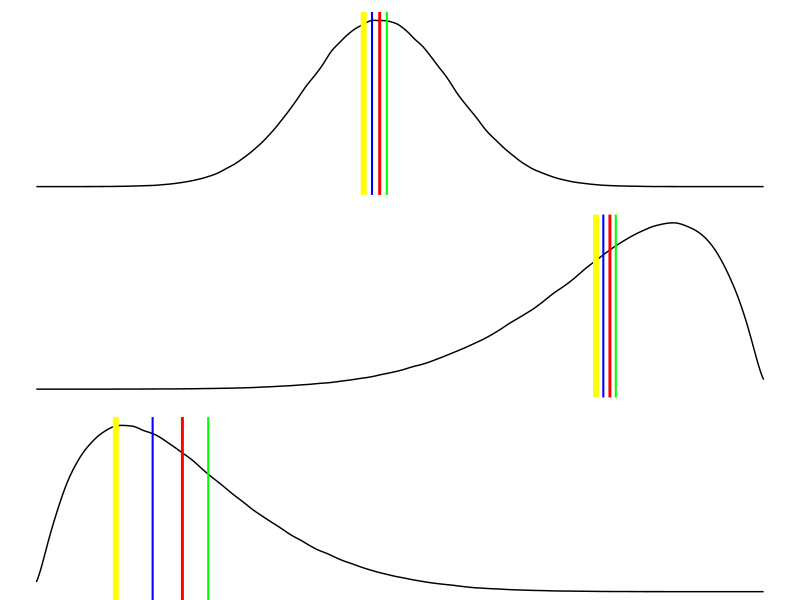

This chart was generated by the following R code:
# パッケージの読み込み
library(ggplot2)
library(dplyr)
library(tidyr)
library(modeest)
library(withr)

# グループごとの平均値を定義
AM_by_group <- . %>% 
  group_by(var) %>% 
  summarize(AM_x = sum(value) / length(value))
GM_by_group <- . %>% 
  group_by(var) %>% 
  summarize(GM_x = exp(sum(log(value)) / length(value)))
HM_by_group <-   . %>% 
  group_by(var) %>% 
  summarize(HM_x = (sum(value^(-1)) / length(value))^(-1))
RMS_by_group <-    . %>% 
  group_by(var) %>% 
  summarize(RMS_x = sqrt(sum(value^2) / length(value)))

# データの作成, グラフの描画
set.seed(2718)
withr::with_preserve_seed(
  data.frame(x1 = rnorm(n = 1000000, mean = 5, sd = 1),
             x2 = rbeta(n = 1000000, shape1 = 10, shape2 = 2),
             x3 = rbeta(n = 1000000, shape1 = 2, shape2 = 10)) %>% 
    tidyr::pivot_longer(cols = c(x1, x2, x3), names_to = "var", values_to = "value") %>%
    ggplot() +
    aes(x = value,
        y = ..density..) +
    geom_density() +
    geom_vline(data = AM_by_group, 
               aes(xintercept = AM_x), 
               colour = "red",
               size = 1.) +
    geom_vline(data = GM_by_group, 
               aes(xintercept = GM_x), 
               colour = "blue",
               size = 0.7) +  
    geom_vline(data = HM_by_group, 
               aes(xintercept = HM_x), 
               colour = "yellow",
               size = 2) +  
    geom_vline(data = RMS_by_group, 
               aes(xintercept = RMS_x), 
               colour = "green",
               size = 0.7) +  
    facet_wrap(~var, scales = "free", ncol = 1,
               labeller = label_bquote(rows = "")) +
    theme_void()
)
